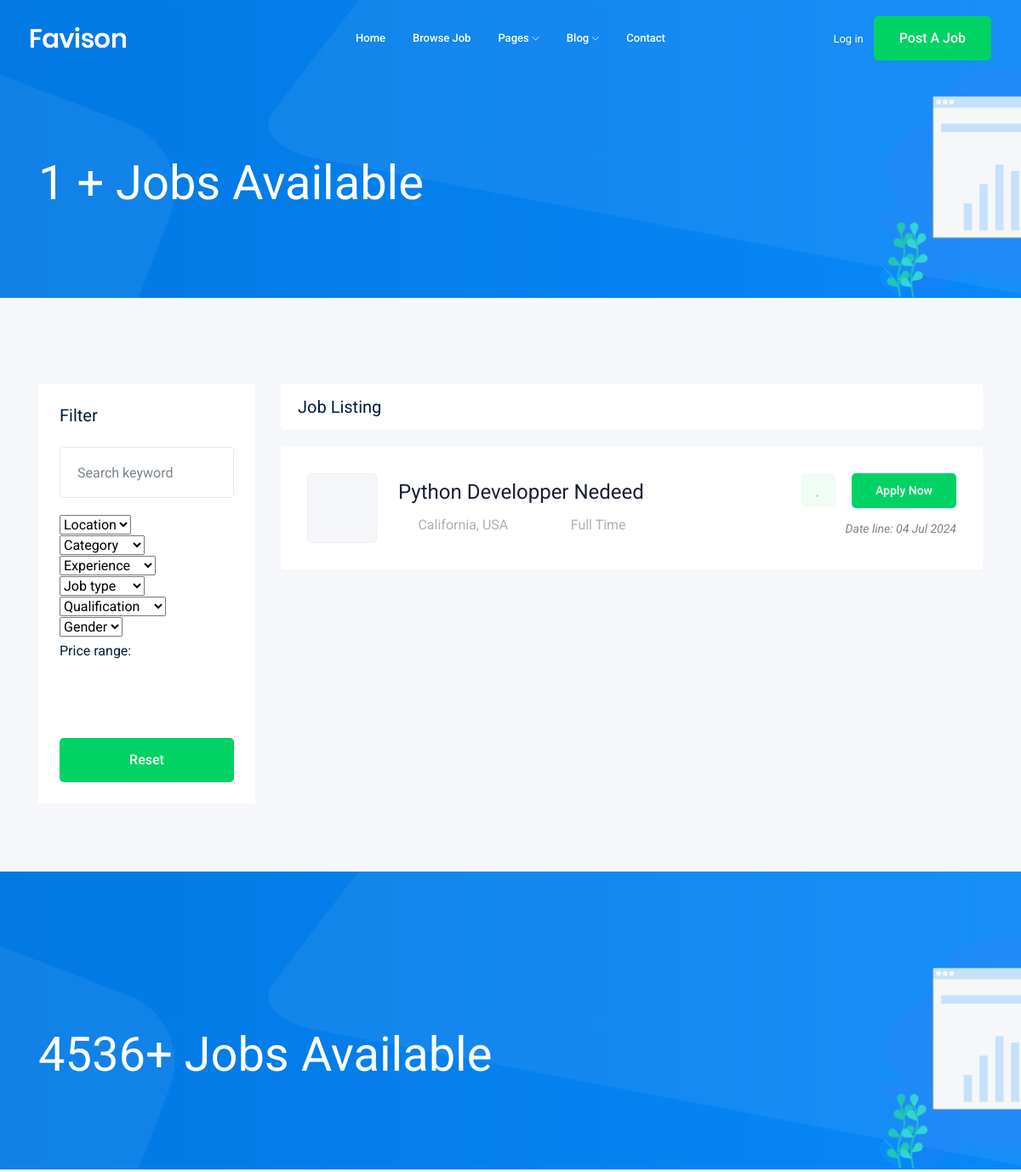
The app's page /jobs/ (upper part), older data.
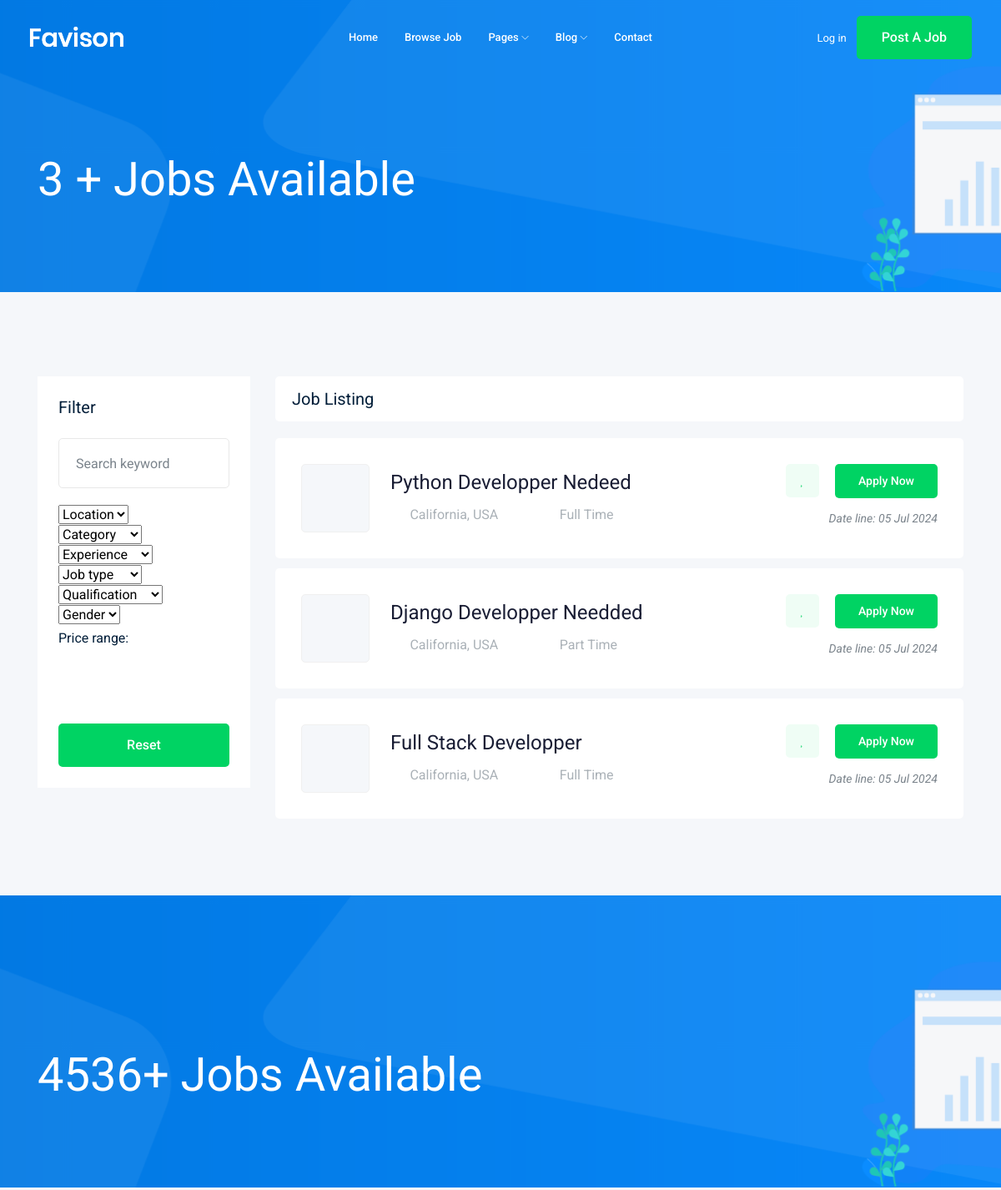
The same page, newer data.
### job/models.py (models this page shows, shortened)
class Job(models.Model):
    owner = models.ForeignKey(User, verbose_name= ("job_owner"), on_delete=models.CASCADE)
    title = models.CharField(max_length=100) # column
    job_type = models.CharField(max_length=15, choices=Job_TYPE)
    description = models.TextField(max_length=1000)
    published_at = models.DateTimeField(auto_now=True)
    vacancy = models.IntegerField(default=1)
    salary = models.IntegerField(default=0)
    category = models.ForeignKey('Category',on_delete=models.CASCADE)
    experience = models.IntegerField(default=1)
    image = models.ImageField(upload_to='jobs/')
    slug = models.SlugField(blank=True, null=True)
    def __str__(self):
        return self.title

### job/views.py (the view)
# urls.py: path('',views.job_list, name='job_list'),
def job_list(request):
    job_list = Job.objects.all()
    paginator = Paginator(job_list, 3) #show 1 contents per page.
    page_number = request.GET.get('page')
    page_obj = paginator.get_page(page_number)
    context = {'jobs' :page_obj} #template name
    return render(request, 'job/job_list.html',context)

### job/templates/job/job_list.html (shortened to what this page needs)
{% extends 'base.html' %}
{% block body %}
    <div class="bradcam_area bradcam_bg_1">
        <div class="container">
            <div class="row">
                <div class="col-xl-12">
                    <div class="bradcam_text">
                        <h3>{{ jobs|length }} + Jobs Available</h3>
                    </div>
                </div>
            </div>
        </div>
    </div>
    <div class="job_listing_area plus_padding">
        <div class="container">
            <div class="row">
                <div class="col-lg-3">
                    <div class="job_filter white-bg">
                        <div class="form_inner white-bg">
                            <h3>Filter</h3>
                            <form action="#">
                                <div class="row">
                                    <div class="col-lg-12">
                                        <div class="single_field">
                                            <input type="text" placeholder="Search keyword">
                                        </div>
                                    </div>
                                    <div class="col-lg-12">
                                        <div class="single_field">
                                            <select class="wide">
                                                <option data-display="Location">Location</option>
                                            </select>
                                        </div>
                                    </div>
                                    <div class="col-lg-12">
                                        <div class="single_field">
                                            <select class="wide">
                                                <option data-display="Category">Category</option>
                                            </select>
                                        </div>
                                    </div>
                                    <div class="col-lg-12">
                                        <div class="single_field">
                                            <select class="wide">
                                                <option data-display="Experience">Experience</option>
                                            </select>
                                        </div>
                                    </div>
                                    <div class="col-lg-12">
                                        <div class="single_field">
                                            <select class="wide">
                                                <option data-display="Job type">Job type</option>
                                            </select>
                                        </div>
                                    </div>
                                    <div class="col-lg-12">
                                        <div class="single_field">
                                            <select class="wide">
                                                <option data-display="Qualification">Qualification</option>
                                            </select>
                                        </div>
                                    </div>
                                    <div class="col-lg-12">
                                        <div class="single_field">
                                            <select class="wide">
                                                <option data-display="Gender">Gender</option>
                                            </select>
                                        </div>
                                    </div>
                                </div>
                            </form>
                        </div>
                        <div class="range_wrap">
                            <label for="amount">Price range:</label>
                            <p>
                                <input type="text" id="amount" readonly style="border:0; color:#7A838B; font-size: 14px; font-weight:400;">
                            </p>
                        </div>
                        <div class="reset_btn">
                            <button  class="boxed-btn3 w-100" type="submit">Reset</button>
                        </div>
                    </div>
                </div>
                <div class="col-lg-9">
                    <div class="recent_joblist_wrap">
                        <div class="recent_joblist white-bg ">
                            <div class="row align-items-center">
                                <div class="col-md-6">
                                    <h4>Job Listing</h4>
                                </div>
                                <div class="col-md-6">
                                </div>
                            </div>
                        </div>
                    </div>
                    <div class="job_lists m-0">
                        <div class="row">
                            {% for job in jobs %}
                            <div class="col-lg-12 col-md-12">
                                <div class="single_jobs white-bg d-flex justify-content-between">
                                    <div class="jobs_left d-flex align-items-center">
                                        <div class="thumb">
                                        </div>
                                        <div class="jobs_conetent">
                                            <a href="{% url 'jobs:job_detail' job.slug %}"><h4>{{job}}</h4></a>
                                            <div class="links_locat d-flex align-items-center">
                                                <div class="location">
                                                    <p> <i class="fa fa-map-marker"></i> California, USA</p>
                                                </div>
                                                <div class="location">
                                                    <p> <i class="fa fa-clock-o"></i> {{job.job_type}}</p>
                                                </div>
                                            </div>
                                        </div>
                                    </div>
                                    <div class="jobs_right">
                                        <div class="apply_now">
                                            <a class="heart_mark" href="#"> <i class="fa fa-heart"></i> </a>
                                            <a href="{% url 'jobs:job_detail' job.slug %}" class="boxed-btn3">Apply Now</a>
                                        </div>
                                        <div class="date">
                                            <p>Date line: {{job.published_at|date:'d M o'}}</p>
                                        </div>
                                    </div>
                                </div>
                            </div>
                            {% endfor %}
                        </div>
                    </div>
                </div>
            </div>
        </div>
    </div>
{% endblock body %}

### templates/base.html (shortened to what this page needs)
{% load static %}
<!doctype html>
<html class="no-js" lang="zxx">
<head>
    <link rel="stylesheet" href={% static 'css/bootstrap.min.css' %}>
    <link rel="stylesheet" href={% static 'css/owl.carousel.min.css' %}>
    <link rel="stylesheet" href={% static 'css/magnific-popup.css' %}>
    <link rel="stylesheet" href={% static 'css/font-awesome.min.css' %}>
    <link rel="stylesheet" href={% static 'css/themify-icons.css' %}>
    <link rel="stylesheet" href={% static 'css/nice-select.css' %}>
    <link rel="stylesheet" href={% static 'css/flaticon.css' %}>
    <link rel="stylesheet" href={% static 'css/jquery-ui.css' %}>
    <link rel="stylesheet" href={% static 'css/gijgo.css' %}>
    <link rel="stylesheet" href={% static 'css/animate.min.css' %}>
    <link rel="stylesheet" href={% static 'css/slicknav.css' %}>
    <link rel="stylesheet" href={% static 'css/style.css' %}>
</head>
<body>
    <header>
        <div class="header-area ">
            <div id="sticky-header" class="main-header-area">
                <div class="container-fluid ">
                    <div class="header_bottom_border">
                        <div class="row align-items-center">
                            <div class="col-xl-3 col-lg-2">
                                <div class="logo">
                                    <a href="index.html">
                                        <img src="img/logo.png" alt="">
                                    </a>
                                </div>
                            </div>
                            <div class="col-xl-6 col-lg-7">
                                <div class="main-menu  d-none d-lg-block">
                                    <nav>
                                        <ul id="navigation">
                                            <li><a href="index.html">home</a></li>
                                            <li><a href="jobs.html">Browse Job</a></li>
                                            <li><a href="#">pages <i class="ti-angle-down"></i></a>
                                            </li>
                                            <li><a href="#">blog <i class="ti-angle-down"></i></a>
                                            </li>
                                            <li><a href="contact.html">Contact</a></li>
                                        </ul>
                                    </nav>
                                </div>
                            </div>
                            <div class="col-xl-3 col-lg-3 d-none d-lg-block">
                                <div class="Appointment">
                                    <div class="phone_num d-none d-xl-block">
                                        <a href="#">Log in</a>
                                    </div>
                                    <div class="d-none d-lg-block">
                                        <a class="boxed-btn3" href="#">Post a Job</a>
                                    </div>
                                </div>
                            </div>
                            <div class="col-12">
                            </div>
                        </div>
                    </div>
                </div>
            </div>
        </div>
    </header>
    {% block body %}
    {% endblock body %}
    <div class="bradcam_area bradcam_bg_1">
        <div class="container">
            <div class="row">
                <div class="col-xl-12">
                    <div class="bradcam_text">
                        <h3>4536+ Jobs Available</h3>
                    </div>
                </div>
            </div>
        </div>
    </div>

Row changes from the older to the newer data that the page shows:
changed Job "Python Developper Nedeed": published_at "04 Jul 2024" → "05 Jul 2024"
added Job: title "Django Developper Needded", job_type "Part Time", published_at "05 Jul 2024"
added Job: title "Full Stack Developper", job_type "Full Time", published_at "05 Jul 2024"
Text that changed along with them:
{{ jobs|length }}: "1" → "3"
